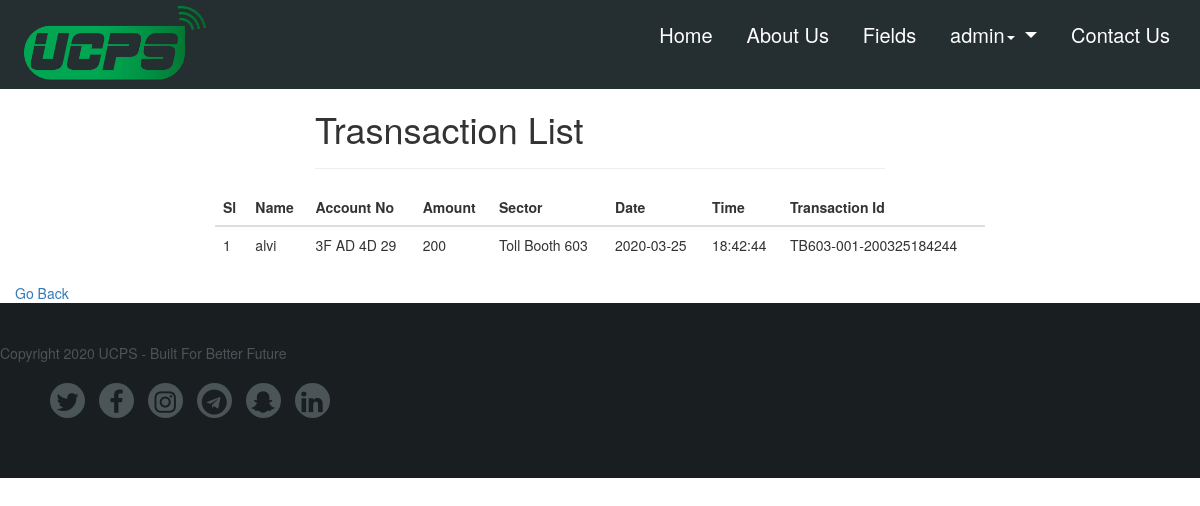
Page /Webpage/view_transactions.php (signed in) on the committed database.
### tables this page shows
CREATE TABLE `transactions` (
  `sl` int(10) NOT NULL,
  `uAccountNo` varchar(12) NOT NULL,
  `Amount` int(10) NOT NULL,
  `trx_field` varchar(20) NOT NULL,
  `Date` date NOT NULL,
  `Time` time NOT NULL,
  `trx_id` varchar(25) NOT NULL
);

CREATE TABLE `customers` (
  `cSL` int(5) NOT NULL,
  `uAccountNo` varchar(12) NOT NULL,
  `name` varchar(50) NOT NULL,
  `Balance` int(10) NOT NULL,
  `username` varchar(50) NOT NULL,
  `password` varchar(50) NOT NULL,
  `contact_no` varchar(15) NOT NULL,
  `email` varchar(30) NOT NULL,
  `gender` tinyint(1) NOT NULL,
  `houseAndStreet` varchar(200) NOT NULL,
  `thana` varchar(20) NOT NULL,
  `district` varchar(20) NOT NULL,
  `zip_code` int(5) NOT NULL,
  `country` varchar(20) NOT NULL
);

### Webpage/view_transactions.php (the view, shortened to what this page needs)
<?php
include 'connection.php';
$result = "SELECT t.sl, t.uAccountNo, t.trx_field, t.Amount,t.Date, t.Time, t.trx_id, c.username FROM transactions t, customers c WHERE t.uAccountNo= c.uAccountNo";
$result = mysqli_query($conn, $result);
?>
    <!DOCTYPE html>
    <html>
    <head>
        <link rel="stylesheet" href="https://maxcdn.bootstrapcdn.com/bootstrap/4.0.0/css/bootstrap.min.css">
        <link rel="stylesheet" href="listViewStyle.css">
    </head>
    <body>
        <?php include 'Header.php'; ?>
            <div class="container-fluid" id="top">
                <div class="row">
                    <div class="col-md-3"></div>
                    <div class="col-md-6">
                        <h1>Trasnsaction List</h1>
                        <hr> </div>
                    <div class="col-md-3"></div>
                </div>
            </div>
            <div class="container-fluid" id="tab">
                <div class="row">
                    <div class="col-md-2"></div>
                    <div class="col-md-8">
                        <table class="table table-hover">
                            <thead>
                                <tr>
                                    <th>Sl</th>
                                    <th>Name</th>
                                    <th>Account No</th>
                                    <th>Amount</th>
                                    <th>Sector</th>
                                    <th>Date</th>
                                    <th>Time</th>
                                    <th>Transaction Id</th>
                                </tr>
                            </thead>
                            <?php
                    while($res = mysqli_fetch_array($result)) {
                    ?>
                                <tbody>
                                    <tr>
                                        <td>
                                            <?php echo $res['sl']; ?>
                                        </td>
                                        <td>
                                            <?php echo $res['username']; ?>
                                        </td>
                                        <td>
                                            <?php echo $res['uAccountNo']; ?>
                                        </td>
                                        <td>
                                            <?php echo $res['Amount'];?>
                                        </td>
                                        <td>
                                            <?php
                                            echo $res['trx_field'];?>
                                        </td>
                                        <td>
                                            <?php echo $res['Date']; ?>
                                        </td>
                                        <td>
                                            <?php echo $res['Time'];?>
                                        </td>
                                        <td>
                                            <?php echo $res['trx_id'];?>
                                        </td>
                                    </tr>
                                </tbody>
                                <?php
                    }
                    ?>
                        </table>
                    </div>
                    <div class="col-md-2"></div>
                </div> <a href="admin_profile.php">Go Back</a> </div>
            <?php include 'Footer.php'; ?>
    </body>
    </html>

### Webpage/view_transactions.php (style rules this page uses)
table { counter-reset: section; }

### rows in the picture
transactions: sl "1", customers.username "alvi", uAccountNo "3F AD 4D 29", Amount "200", trx_field "Toll Booth 603", Date "2020-03-25", Time "18:42:44", trx "TB603-001-200325184244"

### other values in the picture
$_SESSION["username"] "admin"
